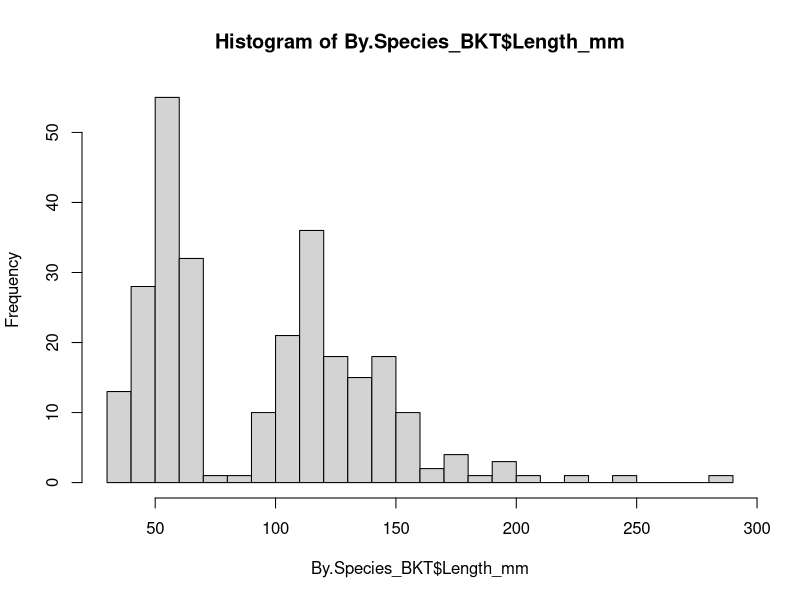

The R script that drew this image: (Note: this script raises an error after producing the figure.)
#Set working Directory 

setwd("C:/GitHub/johnson_capstone/spring")

#Now Need to read in data files

#First we will need to download the readxl package since one out of the three data sets is a .xlsx

install.packages("readxl")
library(readxl)

AllFishRec <- read_excel ("All_FishRecords.xlsx")


#To build a lopp for all the sites, its easier to chose one site and mess around with that first instead of trying all the sites at once!
#Also to make things easier, lets choose a site that has been quality control checked for temp data!
#Painter run aka Painter.LittleBear will be our first choice and its already quality control checked. 

#Now need to read in land temp and stream temp data Painter  
#These two are .csv's though so we have to read them in using the read.csv command 

Painter_LT <- read.csv("Painter_Land_X_QC.csv")

Painter_ST00 <- read.csv("Painter_Stream_X_QC.csv")

Painter_ST01 <- read.csv("Painter_Stream0_X_QC.csv")

#The problem is the stream temperature data is split up into two data sets, and I want them as 1 data set.
#So lets merge the two. 

Painter_ST <- merge(Painter_ST00, Painter_ST01, all = TRUE)

#To arrange dates in right order, install dplyr package.
install.packages("dplyr")
library(dplyr)

#Now to arrange dates in right order:
Painter_ST <- arrange(Painter_ST, DateTime)

#Now need to get R to reed this as a year date and time rather than a string of numbers.

class(Painter_LT$DateTime)
class(Painter_ST$DateTime)

#It's eneterd as a character, so need to change it to POSIXct
#First do land temp

Painter_LT$DateTime <- as.POSIXct(Painter_LT$DateTime)
class(Painter_LT$DateTime)

summary(Painter_LT)

#Do same thing for stream temp 

Painter_ST$DateTime <- as.POSIXct(Painter_ST$DateTime)
class(Painter_ST$DateTime)

summary(Painter_ST)


#Filter All things in the AllFishRec survey that haave "Painter.Run" in the water name. 
#Also filter all "Brook Trout" from the Species columnn out of the By.Site data set. 

By.Site2 <- subset(AllFishRec, waterName == "Painter.Run")
By.Site1 <- subset(AllFishRec, waterName == "Painter Run")
By.Site <- rbind(By.Site2, By.Site1)

By.Species_BKT <- By.Site %>%
  mutate(
    StreamName = "Painter.Run") %>%
  filter(Species == "Brook Trout"
  )

#The next three factors are all Fish factors!
#Ratio

#Next figure out how to seperate fish less than or equal to certain lengths and then how to make ratio, CPUE, and then how to get fish survesy and temp both togehter to analyze?

#The next step is to classify what Brook Trout are Juvenile/Young of year (YOY) and adults bu size. 
#Based on literature searches, The range for juvenile Brook Trout is 7 to 10 inches and adults are 100 to 120mm. 
#For our protocols, we take fish lengths in milometers (mm). 
#That makes Juvenile Brook trout 70 to 100mm and adults greater than  or equal to 101mm. 
#So anything anything equal to 100mm or less will be a juvenile Trout. Anything greater than or equal to 101mm will be considered an adult Brook Trout. 
#These numbers will likely need to change. 

YOY <- subset(By.Species_BKT, By.Species_BKT$Length_mm <100)
Adult <- subset(By.Species_BKT, By.Species_BKT$Length_mm >101)

YOY$AgeClass <- c(rep("YOY", nrow(YOY)))

Adult$AgeClass <- c(rep("Adult", nrow(Adult)))

Fish.Age.Site <- rbind(YOY, Adult)


hist(By.Species_BKT$Length_mm, breaks = 20)

#Seems adults start at 90, juveniles start at 70? Ask Sara

#Messing with Catch per Unit Effort Stuff bellow

AllFishSurvey <- read_excel("All_FishSurvey.xlsx")

#Bellow is the one you want and that works for pulling event info for certain sites 

#In order to calculate CPUE for Painter Run, I need to pull dates, widths, and shock times from the AllFishSurvey data frame. 
PainterEventInfo <- subset(AllFishSurvey, AllFishSurvey$SiteCode == "Painter.LittleBear")
#Should I only use Painter.LittleBear as painter run or should i use other one as well like Painter.Elk , the UNT, etc???? Ask Matt next meeting 

#Install the lubridate package to doubble chekc that the dates are in POSIXct and NOT character
install.packages("lubridate")
library("lubridate")

class(PainterEventInfo$Date)

#It's in POSIXct, Yay!

#Next, lets reomove some clutter and columns we dont need from the PainterEventInfo data frame. 

PainterEventInfo1 <- PainterEventInfo[, -c(39:66)]

#Now to calculate Area by doing Length * Width 

PainterEventInfo1$Area <- PainterEventInfo1$Length * PainterEventInfo1$AveWid
print(df)

PainterEventInfo2 <- select(PainterEventInfo1, EventCode, Area)

#Now we have our area column and need to calculate CPUE for Painter run 
#We will do this for each year by its unique event code. 
#First is 201107.Painter.LittleBear from 2011

BKT_Painter_AllYears <- By.Species_BKT %>%
  group_by(EventCode) %>%
  summarise(
    NumBKT = length(Species)
  )

CPUE <- left_join(BKT_Painter_AllYears, PainterEventInfo2, 
                  by = "EventCode")

CPUE <- CPUE %>%
  filter(!EventCode == "201107.TP.Painter.LittleBear") %>%
  mutate(
    CPUE = (NumBKT/Area) * 100
  )

#Making Ratios 

install.packages("tidyr")
library(tidyr)

AgeClassCounts <- Fish.Age.Site %>%
  filter(!EventCode == "201107.TP.Painter.LittleBear") %>%
  group_by(EventCode, AgeClass) %>%
  summarize(count = n())

# Pivot the data to have YOY and adult as columns
ratio_data <- AgeClassCounts %>%
  pivot_wider(names_from = AgeClass, values_from = count, values_fill = 0)

# Calculate the ratio
ratio_data <- ratio_data %>%
  mutate(Ratio_YOY_to_Adult = YOY / Adult)

ratio_data1 <- ratio_data %>%
  mutate(Ratio_Adult_to_YOY = Adult / YOY)
#Maybe multiply by 100 or make a percentage?

#Now lets calculate biomass 

Biomass <- By.Species_BKT %>%
  filter(!EventCode == "201107.TP.Painter.LittleBear") %>%
  group_by(EventCode) %>%
  summarise(
    Biomass = sum(Wt_g)
  )

CPUE_Biomass <- left_join(Biomass, PainterEventInfo2,
                          by = "EventCode")

CPUE_Biomass <- mutate(CPUE_Biomass,
  CPUE_Bio = (Biomass/Area) *100
)


#The next three factors are temperature factors

#Brook Trout start to experience thermal stress at about 20 degress ceclisius. Temperatures of 24 to 25 degrees Celsius are lethal for them. 

#Days Over 20 degrees Celsius factor. 
#So for each year, we are going to determine how many days the tempertuaure is over 20(or other) degrees Celsius. 

#To do that, I need to pull out the year and make it a new column

Painter_LT$Year <- format(as.Date(Painter_LT$DateTime), "%Y")
summary(Painter_LT)

Painter_LT$Month <- month(ymd(Painter_LT$DateTime), label = TRUE, abbr = FALSE)

#Now do it for stream temp 

Painter_ST$Year <- format(as.Date(Painter_ST$DateTime), "%Y")
summary(Painter_ST)

Painter_ST$Month <- month(ymd(Painter_ST$DateTime), label = TRUE, abbr = FALSE)

#Lets take Painter_ST and make it a new data frame so we dont rewrite Painter_ST in the feature 

Temps <- as.data.frame(Painter_ST)

minmaxtemp <- transform(Temps, min=ave(Temp_C, strftime(DateTime, '%F'), FUN=min),
                        max=ave(Temp_C, strftime(DateTime, '%F'), FUN=max))

minmaxtemp1 <- minmaxtemp %>%
  select(Month, Year, min, max) %>%
  unique()

minmaxtemp$tempdiff <- minmaxtemp$max - minmaxtemp$min

minmaxtemp <- Temps %>%
  group_by(Month, Year) %>%
  summarise(
    min = min(Temp_C),
    max = max(Temp_C)
  )
  

#sept2018 <- subset(minmaxtemp, minmaxtemp$Month == "September" & minmaxtemp$Year == 2018)

Max2018 <- subset(minmaxtemp, minmaxtemp$Year == 2018)
sum(unique(Max2018$max) > 10, na.rm=TRUE)

Max2018 <- subset(minmaxtemp, minmaxtemp$Year == 2018)
sum(unique(Max2018$max) > 15, na.rm=TRUE)

Max2018 <- subset(minmaxtemp, minmaxtemp$Year == 2018)
sum(unique(Max2018$max) > 20, na.rm=TRUE)

Max2019 <- subset(minmaxtemp, minmaxtemp$Year == 2019)
sum(unique(Max2019$max) > 10, na.rm=TRUE)

Max2019 <- subset(minmaxtemp, minmaxtemp$Year == 2019)
sum(unique(Max2019$max) > 15, na.rm=TRUE)

Max2019 <- subset(minmaxtemp, minmaxtemp$Year == 2019)
sum(unique(Max2019$max) > 20, na.rm=TRUE)

Max2020 <- subset(minmaxtemp, minmaxtemp$Year == 2020)
sum(unique(Max2020$max) > 10, na.rm=TRUE)

Max2020 <- subset(minmaxtemp, minmaxtemp$Year == 2020)
sum(unique(Max2020$max) > 15, na.rm=TRUE)

Max2020 <- subset(minmaxtemp, minmaxtemp$Year == 2020)
sum(unique(Max2020$max) > 20, na.rm=TRUE)

Max2021 <- subset(minmaxtemp, minmaxtemp$Year == 2021)
sum(unique(Max2021$max) > 10, na.rm=TRUE)

Max2021 <- subset(minmaxtemp, minmaxtemp$Year == 2021)
sum(unique(Max2021$max) > 15, na.rm=TRUE)

Max2021 <- subset(minmaxtemp, minmaxtemp$Year == 2021)
sum(unique(Max2021$max) > 20, na.rm=TRUE)

#The Next factor is going to be degree days for certain periods of time each year.The Higher the degree days, you can get without thermal stress, the more development and rate of development you can get.
#Lets start with Brook Trouts spawning period which is September to October. 

#Calculate average degree days for each year for September and October. 

#Messing around with degree days bellow 

base_temperature <- c(0)

Painter_ST <- Painter_ST %>%
  mutate(Date = as.Date(DateTime),  # Convert DateTime to Date
         DegreeDays = pmax(0, Temp_C - base_temperature)) %>%
  group_by(Year) %>%
  summarize(TotalDegreeDays = sum(DegreeDays))


Painter_ST <- Painter_ST %>%
  mutate(Date = as.Date(DateTime),
         Month = format(Date, "%m"),
         DegreeDays = pmax(0, Temp_C - base_temperature)) %>%
  filter(Month %in% c("09", "10")) %>%
  group_by(Year) %>%
  summarize(TotalDegreeDays = sum(DegreeDays))

Painter_ST <- Painter_ST %>%
  mutate(Date = as.Date(DateTime),
         Month = format(Date, "%m"),
         DegreeDays = pmax(0, Temp_C - base_temperature)) %>%
  filter(Month %in% c("09", "10")) %>%
  group_by(Year) %>%
  summarize(
    TotalDegreeDays = sum(DegreeDays),
    NumDaysBetweenSepOct = n(),  # Number of days between September and October
    AvgTemperature = mean(Temp_C)  # Average temperature for those two months
  )

#The Third factor will be the highest and lowest stream temperature of each month to see what the extremes are.

Painter_Monthly_Extremes <- Painter_ST %>%
  group_by(Year, Month) %>%
  summarise(
    Highest_Temperature_C = max(Temp_C, na.rm = TRUE),
    Lowest_Temperature_C = min(Temp_C, na.rm = TRUE)
  )         

#DON'T USE FOURTH FACTOR, USE FIFTH FACTOR INSTEAD
#Fourth Factor is minimum and maximum average temperature for the month based on average temperature per day

Painter_Monthly_Extremes_Avg <- Painter_ST %>%
  group_by(DateTime) %>%
  summarise(
    Avg_Temp = mean(Temp_C, na.rm = TRUE)
    )        

Painter_Monthly_Extremes_Avg2 <- Painter_Monthly_Extremes_Avg %>%
  separate(DateTime, into = c("Year", "Month", "Day"), sep = "-" )
  
Painter_Monthly_Extremes_Avg3 <- Painter_Monthly_Extremes_Avg2 %>%
  group_by(Year, Month) %>%
  summarise(min=min(Avg_Temp), max=max(Avg_Temp))

#Fifth Factor is minimum and maximum temperature for the day computed/calculated to the average per month

Painter_Monthly_Extremes_MinMax <- Painter_ST %>%
  group_by(DateTime) %>%
  summarise(
    min_temp = min(Temp_C, na.rm = TRUE), max_temp = max(Temp_C, na.rm = TRUE)
  )        

Painter_Monthly_Extremes_MinMax2 <- Painter_Monthly_Extremes_MinMax %>%
  separate(DateTime, into = c("Year", "Month", "Day"), sep = "-" )

Painter_Monthly_Extremes_MinMax3 <- Painter_Monthly_Extremes_MinMax2 %>%
  group_by(Year, Month) %>%
  summarise(AverageMin=mean(min_temp), AverageMax=mean(max_temp))

######
#Don't think I need this code for days over 20C, but don't want to get rid of it yet just in case 

#lubrudate package is already installed, so need to group by year and mutate a new column to show the days over 20C fro Stream Temp 

Painter_ST <- Painter_ST %>%
  group_by(Year) %>%
  mutate(Days_Over_20C = sum(Temp_C >= 20))

#Lets do the same ting but for days greater then or equal to 24 degrees Celsius

Painter_ST <- Painter_ST %>%
  group_by(Year) %>%
  mutate(Days_Over_24C = sum(Temp_C >= 24))
